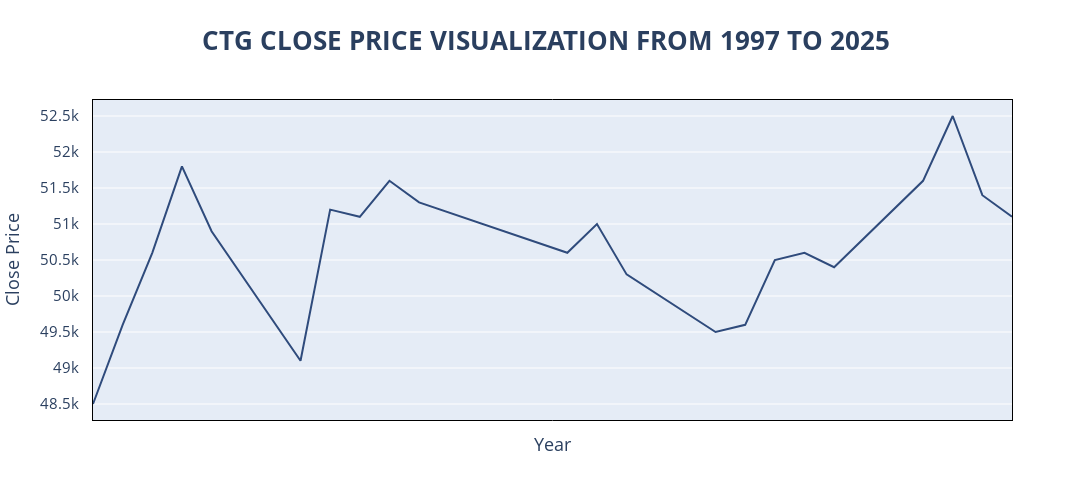

The notebook cell saved with this chart:
### Markdown cell above
### 4. DATA VISUALIZATION: TIMESERIES AND MATRIX CORRELATION CHARTS

### Code cell
import plotly.graph_objects as go

fig = go.Figure()

fig.add_trace(go.Scatter(
    x=df['Date'],
    y=df['CTG_Close'],
    mode='lines',
    name='CTG Close Price',
    line=dict(color="#2f4b7c", width=2),
))

fig.update_layout(
    title=dict(
        text='<b>CTG CLOSE PRICE VISUALIZATION FROM 1997 TO 2025</b>',
        x=0.5,
        font=dict(size=26)
    ),
    xaxis_title='Year',
    yaxis_title='Close Price',
    width=1100,
    height=500,
    font=dict(size=15),
    legend=dict(
        orientation='h',
        yanchor='bottom',
        y=1.02,
        xanchor='right',
        x=1,
        font=dict(size=15)
    )
)

fig.update_xaxes(
    showgrid=True,
    gridwidth=1.2,
    dtick="M24",
    tickformat="%Y",
    showline=True,
    linewidth=1,
    linecolor='black',
    mirror=True,
    ticklabelstandoff=10 
)

fig.update_yaxes(
    showgrid=True,
    gridwidth=1.2,
    zeroline=True,
    zerolinewidth=1.5,
    showline=True,
    linewidth=1,
    linecolor='black',
    mirror=True,
    ticklabelstandoff=10
)

fig.show()

### Figure 1 — Plotly figure (JSON) as saved in the notebook; plotly's stock layout.template omitted (floating-point values rounded to 4 significant figures)
{"data": [{"line": {"color": "#2f4b7c", "width": 2}, "mode": "lines", "name": "CTG Close Price", "type": "scatter", "x": ["2025-08-18T00:00:00.000000000", "2025-08-19T00:00:00.000000000", "2025-08-20T00:00:00.000000000", "2025-08-21T00:00:00.000000000", "2025-08-22T00:00:00.000000000", "2025-08-25T00:00:00.000000000", "2025-08-26T00:00:00.000000000", "2025-08-27T00:00:00.000000000", "2025-08-28T00:00:00.000000000", "2025-08-29T00:00:00.000000000", "2025-09-03T00:00:00.000000000", "2025-09-04T00:00:00.000000000", "2025-09-05T00:00:00.000000000", "2025-09-08T00:00:00.000000000", "2025-09-09T00:00:00.000000000", "2025-09-10T00:00:00.000000000", "2025-09-11T00:00:00.000000000", "2025-09-12T00:00:00.000000000", "2025-09-15T00:00:00.000000000", "2025-09-16T00:00:00.000000000", "2025-09-17T00:00:00.000000000", "2025-09-18T00:00:00.000000000"], "y": [48500, 49600, 50600, 51800, 50900, 49100, 51200, 51100, 51600, 51300, 50600, 51000, 50300, 49500, 49600, 50500, 50600, 50400, 51600, 52500, 51400, 51100]}], "layout": {"font": {"size": 15}, "height": 500, "legend": {"font": {"size": 15}, "orientation": "h", "x": 1, "xanchor": "right", "y": 1.02, "yanchor": "bottom"}, "title": {"font": {"size": 26}, "text": "<b>CTG CLOSE PRICE VISUALIZATION FROM 1997 TO 2025</b>", "x": 0.5}, "width": 1100, "xaxis": {"dtick": "M24", "gridwidth": 1.2, "linecolor": "black", "linewidth": 1, "mirror": true, "showgrid": true, "showline": true, "tickformat": "%Y", "ticklabelstandoff": 10, "title": {"text": "Year"}}, "yaxis": {"gridwidth": 1.2, "linecolor": "black", "linewidth": 1, "mirror": true, "showgrid": true, "showline": true, "ticklabelstandoff": 10, "title": {"text": "Close Price"}, "zeroline": true, "zerolinewidth": 1.5}}}
